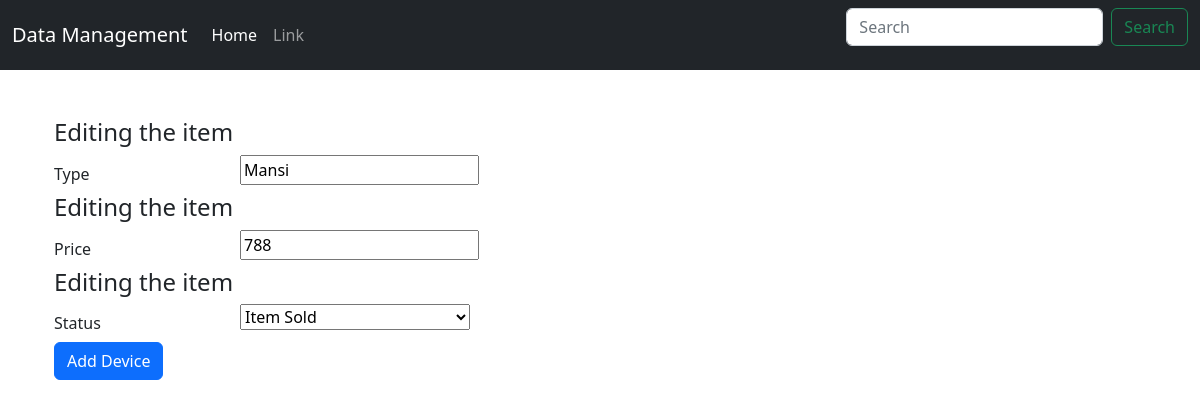
The page /edit_laptop/2/ on the database its author committed.
### members/models.py (models this page shows, shortened)
class Device(models.Model):
    type = models.CharField(max_length = 100,blank=False)
    price = models.IntegerField()
    choices = (
        ('AVAILABLE','Item ready to be purchased'),
        ('SOLD','Item Sold'),
        ('RESTOCKING','Item restocking in few days')
    )
    status = models.CharField(max_length=10,choices = choices, default="AVAILABLE") # Available ,sold,restocking
    class Meta:
        abstract = True   # this is done so that when migration script runs no table is created of this class

class Laptop(Device):
    pass   #SIMPLY INHERTING THE VALUES FROM DEVICES AND PASSING IT

### members/views.py (the view)
# urls.py: path('edit_laptop/<int:pk>/', edit_laptop,name = 'edit_laptop'),
def edit_laptop(request,pk):
    return edit_device(request,pk,Laptop,LaptopForm)

### members/forms.py
class LaptopForm(forms.ModelForm):
    class Meta:
        model = Laptop
        fields = ('type','price','status')

### members/views.py (called while the page is built)
def edit_device(request,pk,model,cls):
    item = get_object_or_404(model,pk = pk)
    if request.method == 'POST':
        form = cls(request.POST,instance = item)
        if form.is_valid :
            form.save()
            return redirect('index')
    else:
        form = cls(instance=item)
        return render(request,'edit_item.html',{'form':form})

### members/templates/edit_item.html (shortened to what this page needs)
{% extends 'base.html' %} {% block body %}
<div class="container">
  <form method="POST">
    <br>
    {% for field in form %}
    <h4>Editing the item</h4>
    <div class="form-group row">
      <label for="id_{{field.name}}" class="col-2 col-form-label">{{field.label}}</label>
      <div class = 'col-10'>
        {{field}}
      </div>
    </div>
    {% endfor %}
    <button type = "submit" class = "btn btn-primary" name = "button" >Add Device</button>
  </form>
</div>
{% endblock %}

### rows shown on the page
Laptop: form "Mansi" "788" "Item Sold"

### other values the page prints
{{ field.label }} "Type" "Price" "Status"
